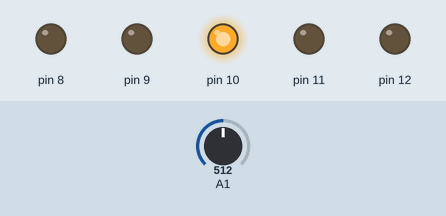
The sketch below on a simulated Arduino Uno, built with avr-gcc and run on an emulated ATmega328P. On the bench: output pins drawn as LEDs (lit = HIGH). The inputs (shaded band) are chosen by the test bench; at power-on: A1 = 512.

Above: at 1.2 s.
1.3 s: A1 set to 502
At 2.0 s:
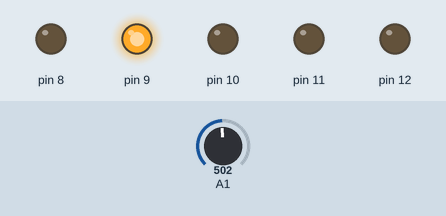
2.8 s: A1 set to 273
4.3 s: A1 set to 240
At 5.5 s:
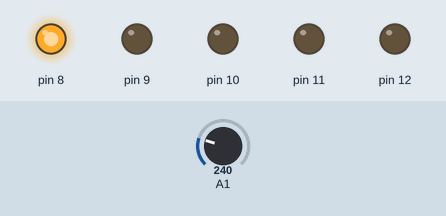
5.8 s: A1 set to 900
At 6.6 s:
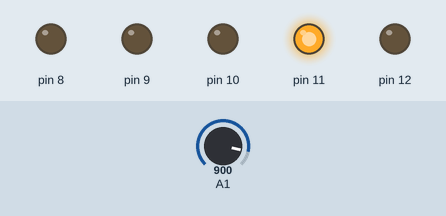
7.3 s: A1 set to 1008
8.8 s: A1 set to 1023
At 10.1 s:
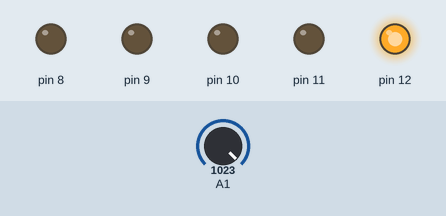
Timing chart, 0 to 11.3 s (numbered marks = the images above; inputs shaded):
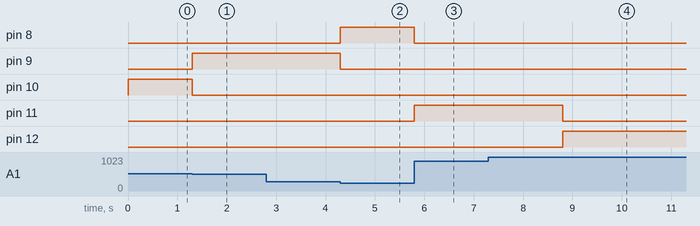

Measured:
- the behaviour switches between 512 and 511 on A1 (found by bisection; images 0 and 1)
- the behaviour switches between 256 and 255 on A1 (found by bisection; images 1 and 2)
- the behaviour switches between 1022 and 1023 on A1 (found by bisection; images 3 and 4)
- after the input at 1.3 s, pin 9: LOW → HIGH at once; pin 10: HIGH → LOW at once
- after the input at 2.8 s, every drawn part: stays the same
- after the input at 4.3 s, pin 8: LOW → HIGH at once; pin 9: HIGH → LOW at once
- after the input at 5.8 s, pin 8: HIGH → LOW at once; pin 11: LOW → HIGH at once
- after the input at 7.3 s, every drawn part: stays the same
- after the input at 8.8 s, pin 11: HIGH → LOW at once; pin 12: LOW → HIGH at once

The sketch:

sketch_oct05a.ino
```cpp
void setup() {
  pinMode(A1,INPUT);
  pinMode(8,OUTPUT);
  pinMode(9,OUTPUT);
  pinMode(10,OUTPUT);
  pinMode(11,OUTPUT);
  pinMode(12,OUTPUT);
}

void loop() {
  int VR=analogRead(A1);
  VR=map(VR,0,1023,1,5);
  switch(VR)
  {
    case 1:
    {
        digitalWrite(8,HIGH);
        digitalWrite(9,LOW);
        digitalWrite(10,LOW);
        digitalWrite(11,LOW);
        digitalWrite(12,LOW);
        break;
    }
    case 2:
    {
        digitalWrite(8,LOW);
        digitalWrite(9,HIGH);
        digitalWrite(10,LOW);
        digitalWrite(11,LOW);
        digitalWrite(12,LOW);
        break;
    }
    case 3:
    {
        digitalWrite(8,LOW);
        digitalWrite(9,LOW);
        digitalWrite(10,HIGH);
        digitalWrite(11,LOW);
        digitalWrite(12,LOW);
        break;
    }
    case 4:
    {
        digitalWrite(8,LOW);
        digitalWrite(9,LOW);
        digitalWrite(10,LOW);
        digitalWrite(11,HIGH);
        digitalWrite(12,LOW);
        break;
    }
    case 5:
    {
        digitalWrite(8,LOW);
        digitalWrite(9,LOW);
        digitalWrite(10,LOW);
        digitalWrite(11,LOW);
        digitalWrite(12,HIGH);
        break;
    }
    default:
    {
      digitalWrite(8,LOW);
        digitalWrite(9,LOW);
        digitalWrite(10,LOW);
        digitalWrite(11,LOW);
        digitalWrite(12,LOW);
        break;
    }
  }
  Serial.println(VR);
}
```
